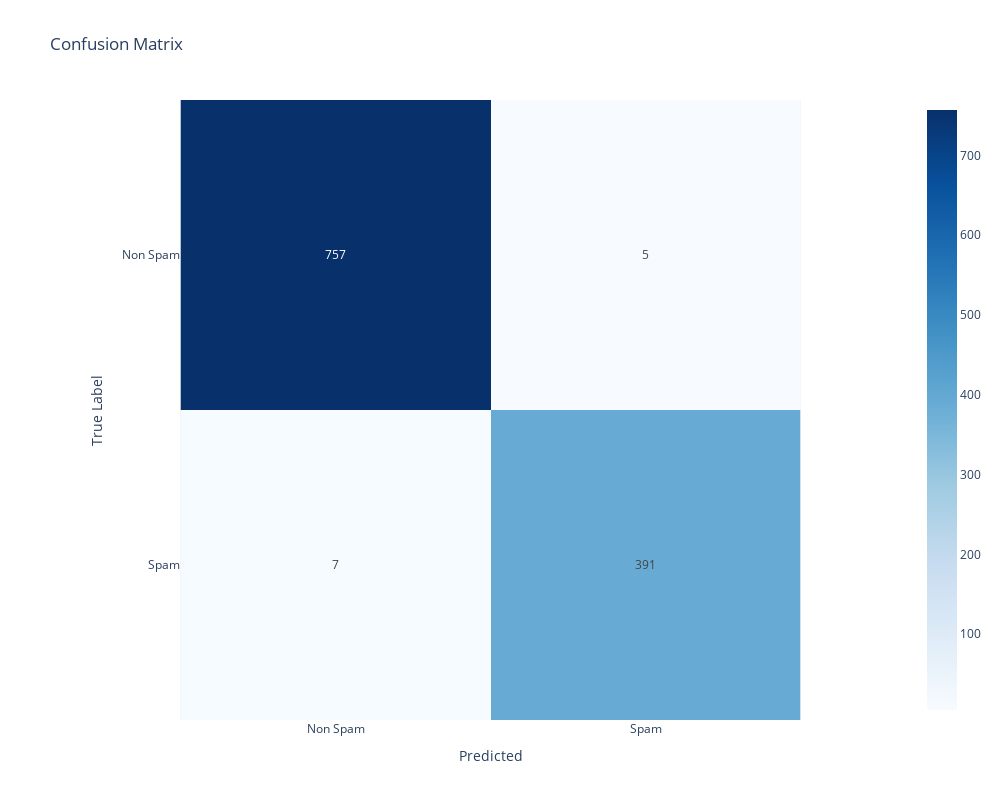

Notebook code for this chart:
### Code cell
baseline_model.results_report(class_labels)

### Figure 1 — Plotly figure (JSON) as saved in the notebook; plotly's stock layout.template omitted (floating-point values rounded to 4 significant figures)
{"data": [{"coloraxis": "coloraxis", "hovertemplate": "Predicted: %{x}<br>True Label: %{y}<br>color: %{z}<extra></extra>", "name": "0", "texttemplate": "%{z}", "type": "heatmap", "x": ["Non Spam", "Spam"], "xaxis": "x", "y": ["Non Spam", "Spam"], "yaxis": "y", "z": [[757, 5], [7, 391]]}], "layout": {"coloraxis": {"colorscale": [[0, "rgb(247,251,255)"], [0.125, "rgb(222,235,247)"], [0.25, "rgb(198,219,239)"], [0.375, "rgb(158,202,225)"], [0.5, "rgb(107,174,214)"], [0.625, "rgb(66,146,198)"], [0.75, "rgb(33,113,181)"], [0.875, "rgb(8,81,156)"], [1, "rgb(8,48,107)"]]}, "height": 800, "title": {"text": "Confusion Matrix"}, "width": 1000, "xaxis": {"anchor": "y", "constrain": "domain", "domain": [0, 1], "scaleanchor": "y", "title": {"text": "Predicted"}}, "yaxis": {"anchor": "x", "autorange": "reversed", "constrain": "domain", "domain": [0, 1], "title": {"text": "True Label"}}}}
